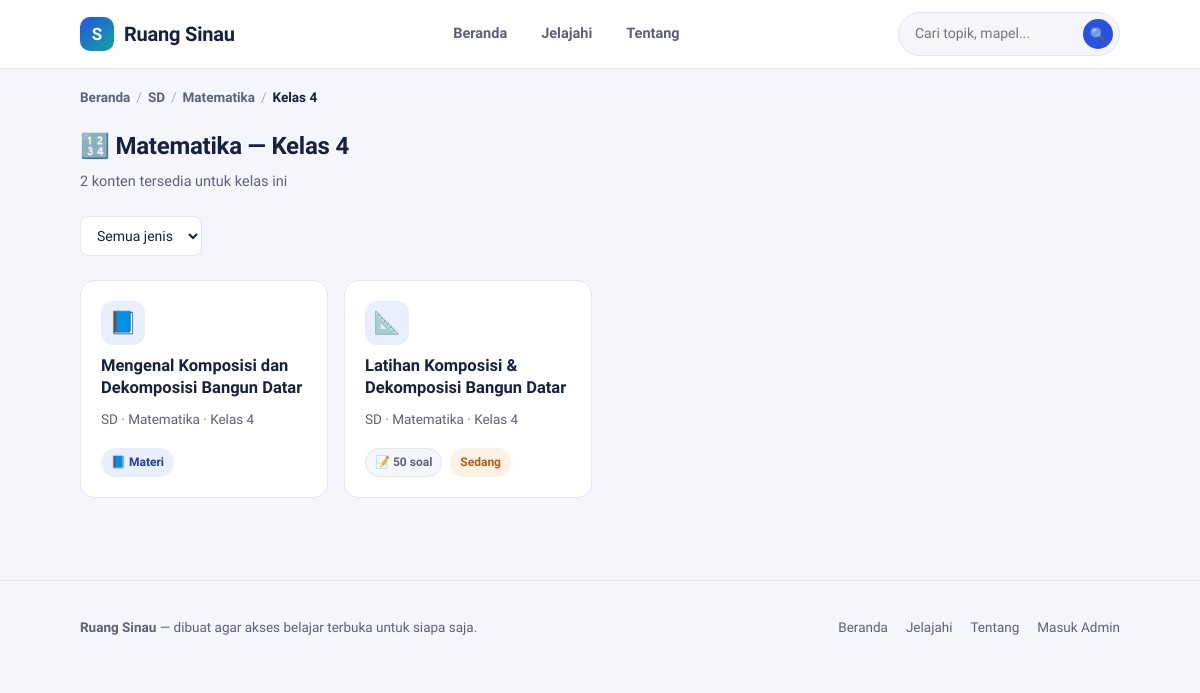
Page /kelas.php?slug=kelas-4&mapel=matematika&jenjang=sd on the committed database.
### tables this page shows
CREATE TABLE IF NOT EXISTS kelas (
    id          INT UNSIGNED AUTO_INCREMENT PRIMARY KEY,
    mapel_id    INT UNSIGNED NOT NULL,
    nama        VARCHAR(60)  NOT NULL,
    slug        VARCHAR(60)  NOT NULL,
    urutan      INT UNSIGNED NOT NULL DEFAULT 0,
    created_at  DATETIME NOT NULL DEFAULT CURRENT_TIMESTAMP,
    UNIQUE KEY uq_kelas_slug (mapel_id, slug),
    CONSTRAINT fk_kelas_mapel FOREIGN KEY (mapel_id) REFERENCES mapel(id) ON DELETE CASCADE
);

CREATE TABLE IF NOT EXISTS jenjang (
    id          INT UNSIGNED AUTO_INCREMENT PRIMARY KEY,
    nama        VARCHAR(60)  NOT NULL,
    slug        VARCHAR(60)  NOT NULL UNIQUE,
    deskripsi   VARCHAR(255) NULL,
    urutan      INT UNSIGNED NOT NULL DEFAULT 0,
    created_at  DATETIME NOT NULL DEFAULT CURRENT_TIMESTAMP
);

CREATE TABLE IF NOT EXISTS mapel (
    id          INT UNSIGNED AUTO_INCREMENT PRIMARY KEY,
    jenjang_id  INT UNSIGNED NOT NULL,
    nama        VARCHAR(100) NOT NULL,
    slug        VARCHAR(100) NOT NULL,
    emoji       VARCHAR(10)  NULL DEFAULT '📘',
    urutan      INT UNSIGNED NOT NULL DEFAULT 0,
    created_at  DATETIME NOT NULL DEFAULT CURRENT_TIMESTAMP,
    UNIQUE KEY uq_mapel_slug (jenjang_id, slug),
    CONSTRAINT fk_mapel_jenjang FOREIGN KEY (jenjang_id) REFERENCES jenjang(id) ON DELETE CASCADE
);

CREATE TABLE IF NOT EXISTS topik (
    id              INT UNSIGNED AUTO_INCREMENT PRIMARY KEY,
    kelas_id        INT UNSIGNED NOT NULL,
    tipe            ENUM('latihan','materi') NOT NULL DEFAULT 'latihan',
    judul           VARCHAR(200) NOT NULL,
    slug            VARCHAR(220) NOT NULL,
    deskripsi       VARCHAR(500) NULL,
    tingkat         ENUM('mudah','sedang','sulit') NULL,
    jumlah_soal     SMALLINT UNSIGNED NULL,
    file_path       VARCHAR(255) NULL,       
    konten          LONGTEXT NULL,           
    emoji           VARCHAR(10) NULL DEFAULT '📝',
    status          ENUM('draft','published') NOT NULL DEFAULT 'published',
    dilihat         INT UNSIGNED NOT NULL DEFAULT 0,
    dibuat_oleh     INT UNSIGNED NULL,
    created_at      DATETIME NOT NULL DEFAULT CURRENT_TIMESTAMP,
    updated_at      DATETIME NOT NULL DEFAULT CURRENT_TIMESTAMP ON UPDATE CURRENT_TIMESTAMP,
    UNIQUE KEY uq_topik_slug (kelas_id, slug),
    KEY idx_topik_status (status),
    KEY idx_topik_tipe (tipe),
    CONSTRAINT fk_topik_kelas FOREIGN KEY (kelas_id) REFERENCES kelas(id) ON DELETE CASCADE,
    CONSTRAINT fk_topik_admin FOREIGN KEY (dibuat_oleh) REFERENCES admin_users(id) ON DELETE SET NULL,
    FULLTEXT KEY ft_topik_cari (judul, deskripsi)
);

### includes/functions.php (called while the page is built, shortened)
<?php
function h(?string $value): string
{
    return htmlspecialchars($value ?? '', ENT_QUOTES, 'UTF-8');
}
function url_publik(string $path = ''): string
{
    return rtrim(APP_URL, '/') . '/' . ltrim($path, '/');
}
function format_judul(string $judul): string
{
    return $judul;
}

### kelas.php (the view, shortened to what this page needs)
<?php
require_once __DIR__ . '/includes/functions.php';
$pdo = db();
$slugKelas = trim($_GET['slug'] ?? '');
$slugMapel = trim($_GET['mapel'] ?? '');
$slugJenjang = trim($_GET['jenjang'] ?? '');
$stmt = $pdo->prepare(
    'SELECT k.*, m.nama AS mapel_nama, m.slug AS mapel_slug, m.emoji AS mapel_emoji,
            j.nama AS jenjang_nama, j.slug AS jenjang_slug
     FROM kelas k
     JOIN mapel m ON m.id = k.mapel_id
     JOIN jenjang j ON j.id = m.jenjang_id
     WHERE k.slug = :slug AND m.slug = :mapel AND j.slug = :jenjang'
);
$stmt->execute(['slug' => $slugKelas, 'mapel' => $slugMapel, 'jenjang' => $slugJenjang]);
$kelas = $stmt->fetch();
$sql = "SELECT t.*, k.nama AS kelas_nama, k.slug AS kelas_slug,
               m.nama AS mapel_nama, m.slug AS mapel_slug,
               j.nama AS jenjang_nama, j.slug AS jenjang_slug
        FROM topik t
        JOIN kelas k ON k.id = t.kelas_id
        JOIN mapel m ON m.id = k.mapel_id
        JOIN jenjang j ON j.id = m.jenjang_id
        WHERE t.kelas_id = :kelas_id AND t.status = 'published'";
$params = ['kelas_id' => $kelas['id']];
$sql .= ' ORDER BY t.tipe DESC, t.judul';
$stmt = $pdo->prepare($sql);
$stmt->execute($params);
$topikList = $stmt->fetchAll();
require __DIR__ . '/includes/header.php';
?>
<nav class="breadcrumb">
    <a href="<?= h(url_publik('index.php')) ?>">Beranda</a>
    <span class="pemisah">/</span>
    <a href="<?= h(url_publik('jenjang.php?slug=' . urlencode($kelas['jenjang_slug']))) ?>"><?= h($kelas['jenjang_nama']) ?></a>
    <span class="pemisah">/</span>
    <a href="<?= h(url_publik('mapel.php?slug=' . urlencode($kelas['mapel_slug']) . '&jenjang=' . urlencode($kelas['jenjang_slug']))) ?>"><?= h($kelas['mapel_nama']) ?></a>
    <span class="pemisah">/</span>
    <span class="sekarang"><?= h($kelas['nama']) ?></span>
</nav>
<div class="section-head">
    <div>
        <h2><?= h($kelas['mapel_emoji']) ?> <?= h($kelas['mapel_nama']) ?> — <?= h($kelas['nama']) ?></h2>
        <p><?= count($topikList) ?> konten tersedia untuk kelas ini</p>
    </div>
</div>
<form method="get" class="filter-bar">
    <select name="tipe" onchange="this.form.submit()">
        <option value="">Semua jenis</option>
    </select>
</form>
<?php if ($topikList): ?>
<div class="grid-kartu">
    <?php foreach ($topikList as $t): ?>
        <?php include __DIR__ . '/includes/_kartu_topik.php'; ?>
    <?php endforeach; ?>
</div>
<?php endif; ?>
<?php require __DIR__ . '/includes/footer.php'; ?>

### includes/_kartu_topik.php
<?php
$urlTopik = url_publik('topik.php?slug=' . urlencode($t['slug']) . '&kelas=' . urlencode($t['kelas_slug']));
?>
<a href="<?= h($urlTopik) ?>" class="kartu">
    <span class="emoji"><?= h($t['emoji'] ?: ($t['tipe'] === 'materi' ? '📘' : '📝')) ?></span>
    <h3><?= h(format_judul($t['judul'])) ?></h3>
    <p class="ket"><?= h($t['jenjang_nama']) ?> · <?= h($t['mapel_nama']) ?> · <?= h($t['kelas_nama']) ?></p>
    <div class="meta">
        <?php if ($t['tipe'] === 'materi'): ?>
            <span class="badge materi">📘 Materi</span>
        <?php else: ?>
            <span class="badge">📝 <?= (int)($t['jumlah_soal'] ?? 0) ?: '—' ?> soal</span>
            <?php if (!empty($t['tingkat'])): ?>
                <span class="badge <?= h($t['tingkat']) ?>"><?= h(ucfirst($t['tingkat'])) ?></span>
            <?php endif; ?>
        <?php endif; ?>
    </div>
</a>

### assets/css/style.css (style rules this page uses)
:root { --ink: #16213E; --muted: #5B6178; --paper: #FFFFFF; --bg: #F4F6FB; --line: #E2E6F0; --primary: #2952E3; --primary-dark: #1D3BB0; --primary-tint: #EAEFFD; --accent: #FF8C42; --accent-tint: #FFF1E4; --teal: #0EA5A0; --teal-tint: #E4F7F6; --success: #17A672; --danger: #E0483E; --radius-sm: 8px; --radius-md: 14px; --radius-lg: 22px; --shadow: 0 1px 2px rgba(22, 33, 62, 0.06); --container: 1120px; }
* { box-sizing: border-box; }
html { scroll-behavior: smooth; overflow-x: hidden; }
body { margin: 0; font-family: 'Plus Jakarta Sans', -apple-system, BlinkMacSystemFont, 'Segoe UI', sans-serif; background: var(--bg); color: var(--ink); line-height: 1.55; -webkit-font-smoothing: antialiased; overflow-x: hidden; width: 100%; }
a { color: inherit; text-decoration: none; }
.section-head { display: flex; align-items: flex-end; justify-content: space-between; gap: 16px; margin-bottom: 22px; }
.section-head h2 { font-size: 24px; margin: 0 0 6px; font-weight: 800; letter-spacing: -0.01em; }
.section-head p { margin: 0; color: var(--muted); font-size: 14.5px; }
.breadcrumb { display: flex; flex-wrap: wrap; align-items: center; gap: 6px; font-size: 13.5px; color: var(--muted); margin-bottom: 20px; }
.breadcrumb a { color: var(--muted); font-weight: 600; }
.breadcrumb .pemisah { opacity: .5; }
.breadcrumb .sekarang { color: var(--ink); font-weight: 700; }
.grid-kartu { display: grid; grid-template-columns: repeat(auto-fill, minmax(230px, 1fr)); gap: 16px; }
.kartu { background: var(--paper); border: 1.5px solid var(--line); border-radius: var(--radius-md); padding: 20px; display: flex; flex-direction: column; gap: 10px; transition: border-color .15s ease, transform .15s ease; min-width: 0; overflow: hidden; }
.kartu .emoji { width: 44px; height: 44px; border-radius: 12px; background: var(--primary-tint); display: flex; align-items: center; justify-content: center; font-size: 22px; flex-shrink: 0; }
.kartu h3 { margin: 0; font-size: 16.5px; font-weight: 700; line-height: 1.35; overflow-wrap: break-word; word-break: break-word; hyphens: auto; }
.kartu p.ket { margin: 0; color: var(--muted); font-size: 13.5px; overflow-wrap: break-word; word-break: break-word; }
.kartu .meta { display: flex; gap: 8px; flex-wrap: wrap; margin-top: auto; padding-top: 8px; }
.badge { display: inline-flex; align-items: center; gap: 4px; font-size: 12px; font-weight: 700; padding: 4px 9px; border-radius: 999px; background: var(--bg); color: var(--muted); border: 1px solid var(--line); }
.badge.sedang { background: var(--accent-tint); color: #B85B1B; border-color: transparent; }
.badge.materi { background: var(--primary-tint); color: var(--primary-dark); border-color: transparent; }
.filter-bar { display: flex; gap: 10px; flex-wrap: wrap; margin-bottom: 24px; }
.filter-bar select, .filter-bar input[type=text] { border: 1.5px solid var(--line); border-radius: var(--radius-sm); padding: 10px 12px; font: inherit; font-size: 14px; background: var(--paper); color: var(--ink); }

### rows in the picture
kelas: jenjang.nama "SD", mapel.nama "Matematika", nama "Kelas 4", mapel.emoji "🔢"
topik: emoji "📘", judul "Mengenal Komposisi dan Dekomposisi Bangun Datar", jenjang.nama "SD", mapel.nama "Matematika", kelas.nama "Kelas 4", tipe "📘 Materi"
topik: emoji "📐", judul "Latihan Komposisi & Dekomposisi Bangun Datar", jenjang.nama "SD", mapel.nama "Matematika", kelas.nama "Kelas 4", jumlah_soal "50", tingkat "Sedang"

### other values in the picture
APP_NAME "Ruang Sinau"
count($topikList) "2"
